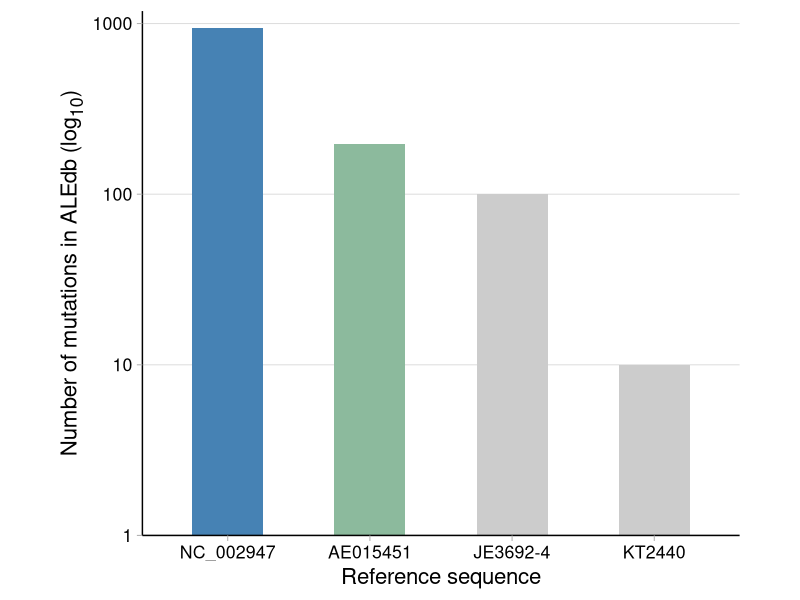

R code for this plot:
library(ggplot2)

aledb <- readr::read_csv('aledb.csv') |> dplyr::select(`Reference Seq`:Details) |>
  dplyr::group_by(`Reference Seq`) |>
  dplyr::tally()

aledb_mutations <- ggplot(aledb, aes(x =`Reference Seq`, y = n, fill = `Reference Seq`)) +
  geom_bar(stat = "identity", width = 0.5, show.legend = FALSE) +
  coord_fixed(1.2) +
  scale_x_discrete(limits = c("NC_002947", "AE015451", "JE3692-4", "KT2440")) +
  scale_y_log10(expand = expansion(mult = c(0, 0), add = c(0, .1))) +
  scale_fill_manual(values = c("KT2440" = "gray80",
                               "JE3692-4" = "gray80",
                               "AE015451" = "#8cba9d",
                               "NC_002947" = "steelblue")) +
  labs(x = "Reference sequence", y = "Number of mutations in ALEdb (log<sub>10</sub>)") +
  theme_light(base_size = 16) +
  theme(
    panel.border = element_blank(),
    panel.grid.major.x = element_blank(),
    panel.grid.minor.y = element_blank(),
    axis.title.y = ggtext::element_markdown(),
    axis.text = element_text(color = "black"),
    axis.line = element_line(color = "black", linewidth = 0.5)
  )

ggsave(aledb_mutations, filename = "Fig 4. - ALEdb", device = svg, path = "../output/panels/", width = 10, height = 5, units = "in", dpi = 300)
